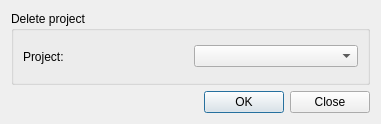
<?xml version="1.0" encoding="UTF-8"?>
<ui version="4.0">
 <class>DeleteProject</class>
 <widget class="QDialog" name="DeleteProject">
  <property name="geometry">
   <rect>
    <x>0</x>
    <y>0</y>
    <width>381</width>
    <height>124</height>
   </rect>
  </property>
  <property name="windowTitle">
   <string>Delete project</string>
  </property>
  <layout class="QGridLayout" name="gridLayout">
   <item row="0" column="0">
    <widget class="QGroupBox" name="groupBox">
     <property name="title">
      <string>Delete project</string>
     </property>
     <property name="flat">
      <bool>false</bool>
     </property>
     <layout class="QGridLayout" name="gridLayout_2">
      <item row="0" column="0">
       <layout class="QGridLayout" name="gridLayout2">
        <item row="0" column="1">
         <widget class="QComboBox" name="cBoxProject">
          <property name="enabled">
           <bool>true</bool>
          </property>
          <property name="minimumSize">
           <size>
            <width>0</width>
            <height>0</height>
           </size>
          </property>
         </widget>
        </item>
        <item row="0" column="0">
         <widget class="QLabel" name="label_7">
          <property name="enabled">
           <bool>true</bool>
          </property>
          <property name="minimumSize">
           <size>
            <width>0</width>
            <height>27</height>
           </size>
          </property>
          <property name="text">
           <string>Project: </string>
          </property>
         </widget>
        </item>
       </layout>
      </item>
     </layout>
    </widget>
   </item>
   <item row="1" column="0">
    <widget class="QDialogButtonBox" name="buttonBox">
     <property name="orientation">
      <enum>Qt::Horizontal</enum>
     </property>
     <property name="standardButtons">
      <set>QDialogButtonBox::Close|QDialogButtonBox::Ok</set>
     </property>
    </widget>
   </item>
  </layout>
 </widget>
 <resources/>
 <connections>
  <connection>
   <sender>buttonBox</sender>
   <signal>accepted()</signal>
   <receiver>DeleteProject</receiver>
   <slot>accept()</slot>
   <hints>
    <hint type="sourcelabel">
     <x>248</x>
     <y>254</y>
    </hint>
    <hint type="destinationlabel">
     <x>157</x>
     <y>274</y>
    </hint>
   </hints>
  </connection>
  <connection>
   <sender>buttonBox</sender>
   <signal>rejected()</signal>
   <receiver>DeleteProject</receiver>
   <slot>reject()</slot>
   <hints>
    <hint type="sourcelabel">
     <x>316</x>
     <y>260</y>
    </hint>
    <hint type="destinationlabel">
     <x>286</x>
     <y>274</y>
    </hint>
   </hints>
  </connection>
 </connections>
</ui>
